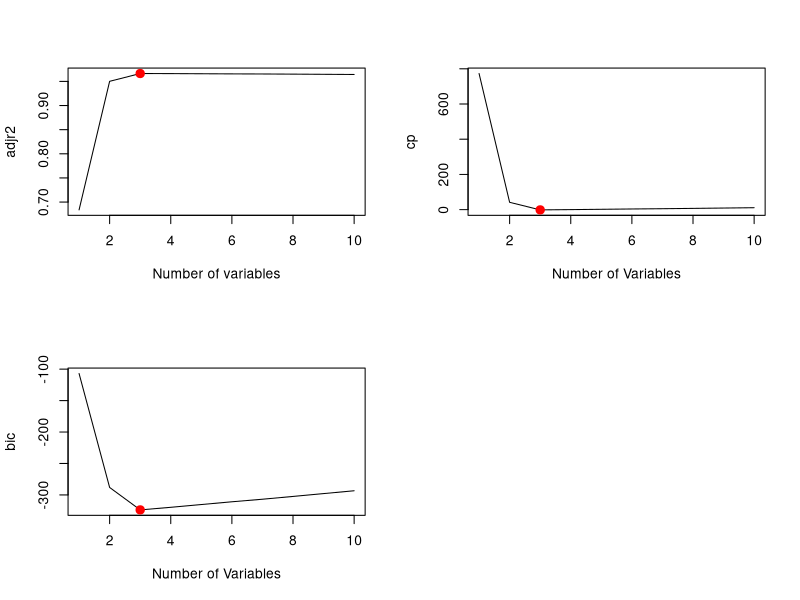

This figure's R source: (Note: this script raises an error after producing the figure.)

set.seed(1)
X = rnorm(100)
error = rnorm(100)

b0=3
b1=2
b2=-4
b3=0.4
Y = b0+b1*X+b2*X^2+b3*X^3+error
sim_data = data.frame(y=Y,x=X)

library(leaps)
bestsubset.fit = regsubsets(Y~poly(X,10,raw=T),data=sim_data,nvmax=10)
bestsubset_summary = summary(bestsubset.fit)
bestsubset_summary

names(bestsubset_summary)

par(mfrow=c(2,2))
#adjusted R-squared
plot(bestsubset_summary$adjr2,xlab="Number of variables",ylab="adjr2",type="l")
max_adjr2 = which.max(bestsubset_summary$adjr2)
points(max_adjr2,bestsubset_summary$adjr2[max_adjr2],col="red",cex=2,pch=20)
#cp
plot(bestsubset_summary$cp,xlab="Number of Variables",ylab="cp",type="l")
min_cp = which.min(bestsubset_summary$cp)
points(min_cp,bestsubset_summary$cp[min_cp],col="red",cex=2,pch=20)
#bic
plot(bestsubset_summary$bic,xlab="Number of Variables",ylab="bic",type="l")
min_bic = which.min(bestsubset_summary$bic)
points(min_bic,bestsubset_summary$bic[min_bic],col="red",cex=2,pch=20)

max_adjr2
min_bic
min_cp

coef(bestsubset.fit,3)

#forward stepwise selection
forward.fit = regsubsets(Y~poly(x,10,raw=T),data=sim_data,nvmax=10,method="forward")
forward_summary = summary(forward.fit)
forward_summary

max_adjr2 = which.max(forward_summary$adjr2)
max_adjr2

min_bic = which.min(forward_summary$bic)
min_bic

min_cp = which.min(forward_summary$cp)
min_cp

coef(forward.fit,3)

#backward stepwise regression
backward.fit = regsubsets(Y~poly(x,10,raw=T),data=sim_data,nvmax=10,method="backward")
backward_summary = summary(backward.fit)
backward_summary

which.max(backward_summary$adjr2)

which.min(backward_summary$bic)

which.min(backward_summary$cp)

coef(backward.fit,3)

X = model.matrix(Y~poly(x,10,raw=T),data=sim_data)[,-1]
Y = sim_data[,1]
#creating a trianing data
set.seed(1)
train = sample(1:100,50)

set.seed(1)
cv.output = cv.glmnet(X[train,],Y[train],alpha=1)
plot(cv.output)

best.lambda = cv.output$lambda.min
lasso.fit = glmnet(X,Y,alpha=1)
coef.pred = predict(lasso.fit,type="coefficients",s=best.lambda)[1:11,]
coef.pred

coef.pred[coef.pred!=0]

b0=4
b7=8
Y = b0 + b7*X^7 + error
sim_data = data.frame(y=Y,x=X)

#using best subset selection
best.subset.fit = regsubsets(Y~poly(x,10,raw=T),data=sim_data,nvmax=10)
best.subset.summary = summary(best.subset.fit)
names(best.subset.summary)

which.min(best.subset.summary$cp)

which.min(best.subset.summary$bic)

which.max(best.subset.summary$adjr2)

coef(best.subset.fit,2)

coef(best.subset.fit,1)

coef(best.subset.fit,4)

#using lasso
b0=4
b7=8
Y = b0 + b7*X^7 + error
sim_data = data.frame(y=Y,x=X)
X = model.matrix(Y~poly(x,10,raw=T),data=sim_data)[,-1]
Y = sim_data[,1]
#creating training data
set.seed(1)
train = sample(1:100,50)

cv.output = cv.glmnet(X[train,],Y[train],alpha=1)
best.lambda=cv.output$lambda.min
best.lambda

lasso.fit = glmnet(X,Y,alpha=1)
coef.pred = predict(lasso.fit,type="coefficients",s=best.lambda)[1:11,]
coef.pred

coef.pred[coef.pred!=0]
